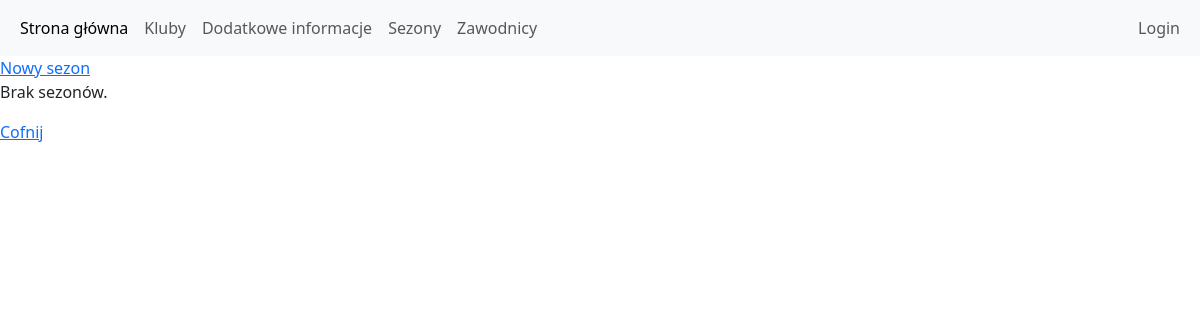
Page /kluby/portal/sezon_wszystkie/ on the earlier database version.
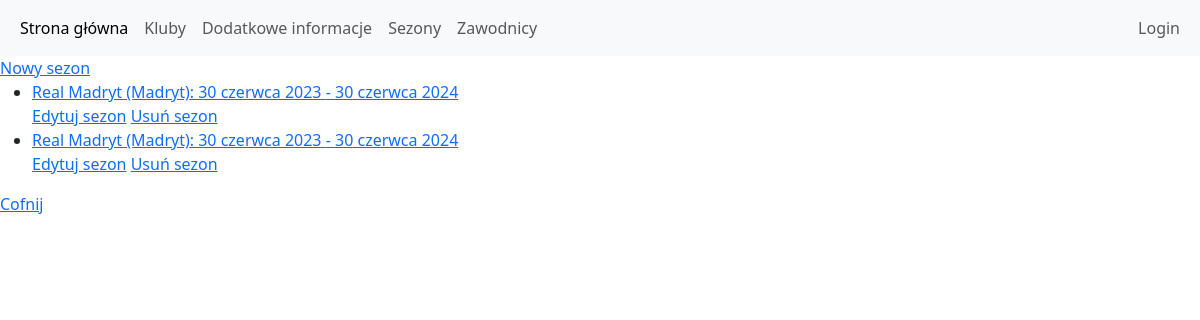
Same page on the later database version.
### kluby/models.py (models this page shows, shortened)
class Sezon(models.Model):
    opinia = models.TextField(default="", blank=True)
    start = models.DateField(null=True, blank=True)
    koniec = models.DateField(null=True, blank=True)
    klub = models.ForeignKey(Klub, on_delete=models.CASCADE, null=True, blank=True)

class Klub(models.Model):
    nazwa = models.CharField(max_length=64, blank=False, unique=True)
    miasto = models.CharField(max_length=64, blank=True, unique=False)
    rok_powstania = models.PositiveSmallIntegerField(null=True, blank=True)
    opis = models.TextField(default="")
    def __str__(self):
        return "{} ({})".format(self.nazwa, self.miasto)

### kluby/views.py (the view)
# urls.py: path('portal/sezon_wszystkie/', sezon_wszystkie, name='sezon_wszystkie'),
def sezon_wszystkie(request):
    sezon = Sezon.objects.all()
    context = {'sezony': sezon}
    return render(request, 'sezony/wszystkie.html', context)

### templates/sezony/wszystkie.html (shortened to what this page needs)
{% extends 'main/portal.html' %}
{% block strona %}
<a href="{% url 'sezon_nowy' %}">Nowy sezon</a>
{% if sezony %}
    <ul>
    {% for sezon in sezony %}
        <li><a href="/kluby/portal/sezon_szczegoly/{{ sezon.id }}/">{{ sezon.klub }}: {{ sezon.start }} - {{ sezon.koniec }}</a></li>
        <a href="/kluby/portal/sezon_edytuj/{{ sezon.id }}/" >Edytuj sezon</a>
        <a href="/kluby/portal/sezon_usun/{{ sezon.id }}/" >Usuń sezon</a>
    {% endfor %}
    </ul>
{% else %}
    <p>Brak sezonów.</p>
{% endif %}
<a href="{% url 'portal' %}">Cofnij</a>
{% endblock %}

Differences in the rows shown:
added Sezon: klub "Real Madryt (Madryt)", start "30 czerwca 2023", koniec "30 czerwca 2024"
added Sezon: klub "Real Madryt (Madryt)", start "30 czerwca 2023", koniec "30 czerwca 2024"
Other differences:
text no longer shown: "Brak sezonów."
